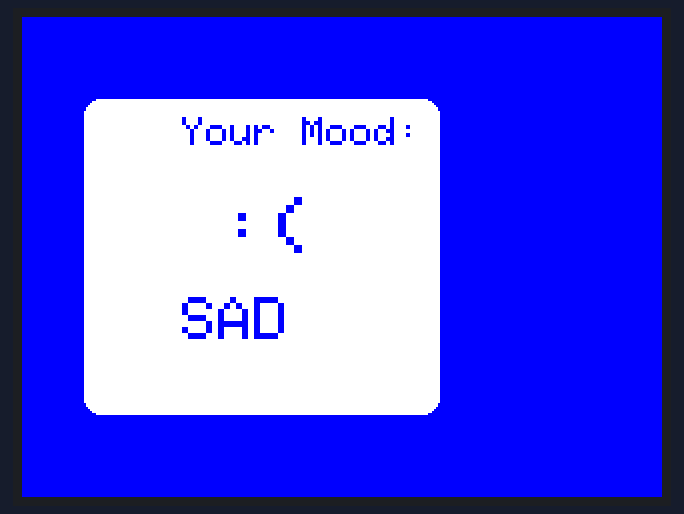
This sketch was run on a simulated ESP32. On the bench: 320×240 colour display. The audio player accepts every command and is not drawn; what the sketch prints to the serial monitor is not drawn.

Above: at 7.0 s.
At 19.2 s:
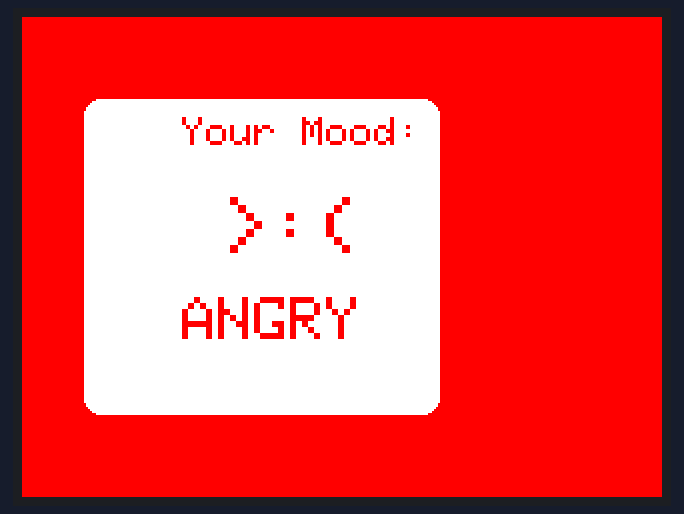
At 25.4 s:
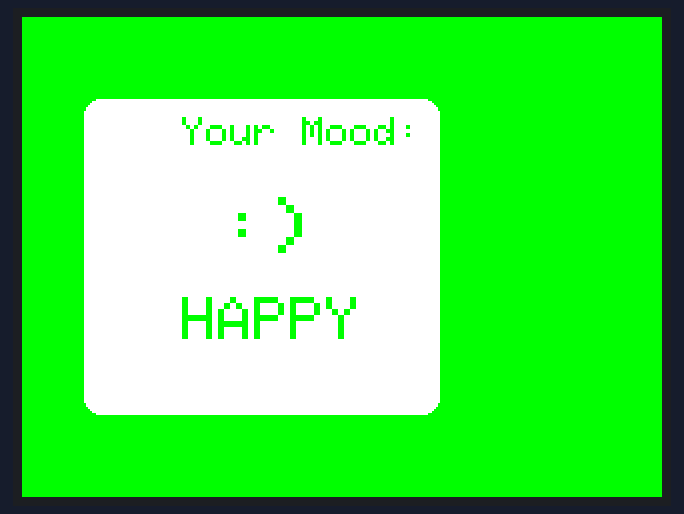
At 37.7 s:
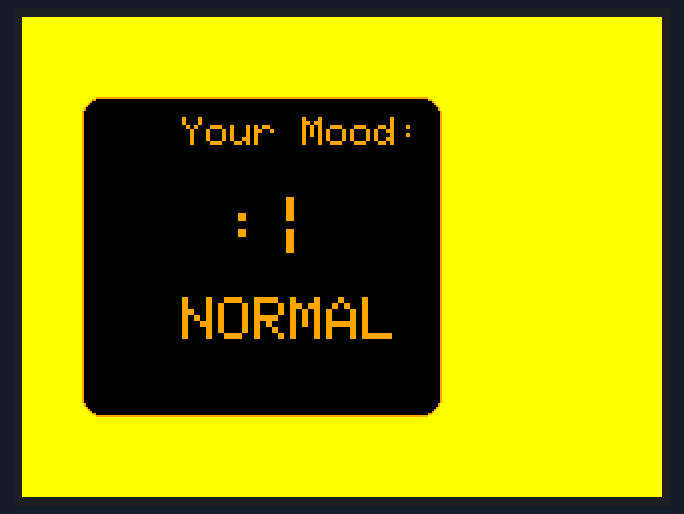

The sketch:

display_new.ino
```cpp
#include <SPI.h>
#include <Adafruit_GFX.h>
#include <Adafruit_ILI9341.h>
#include "DFRobotDFPlayerMini.h"

// TFT pin setup
#define TFT_CS   5
#define TFT_DC   2
#define TFT_RST  15
Adafruit_ILI9341 tft = Adafruit_ILI9341(TFT_CS, TFT_DC, TFT_RST);

// DFPlayer setup on UART2
HardwareSerial mySerial(2); // TX=16, RX=17
DFRobotDFPlayerMini myDFPlayer;

int mood = 1;  // Start with mood 1

void setup() {
  Serial.begin(115200);

  // TFT Setup
  tft.begin();
  tft.setRotation(1);
  showMoodScreen(mood);

  // DFPlayer Setup
  mySerial.begin(9600, SERIAL_8N1, 17, 16); // RX=16, TX=17
  Serial.println("Initializing DFPlayer...");
  if (!myDFPlayer.begin(mySerial)) {
    Serial.println("DFPlayer Mini not found!");
    while (true); // halt
  }
  myDFPlayer.volume(20); // Volume (0~30)
  Serial.println("DFPlayer Ready");

  playMusicBasedOnMood(mood);
}

void loop() {
  delay(6000); // Wait for 6 seconds
  mood++;
  if (mood > 4) mood = 1;

  showMoodScreen(mood);
  playMusicBasedOnMood(mood);
}

void showMoodScreen(int moodID) {
  String moodText, icon;
  uint16_t bg, boxColor, textColor;

  switch (moodID) {
    case 1:
      moodText = "HAPPY";
      icon = ":)";
      bg = ILI9341_GREEN;
      boxColor = ILI9341_WHITE;
      textColor = ILI9341_GREEN;
      break;
    case 2:
      moodText = "SAD";
      icon = ":(";
      bg = ILI9341_BLUE;
      boxColor = ILI9341_WHITE;
      textColor = ILI9341_BLUE;
      break;
    case 3:
      moodText = "NORMAL";
      icon = ":|";
      bg = ILI9341_YELLOW;
      boxColor = ILI9341_BLACK;
      textColor = ILI9341_ORANGE;
      break;
    case 4:
      moodText = "ANGRY";
      icon = ">:(";
      bg = ILI9341_RED;
      boxColor = ILI9341_WHITE;
      textColor = ILI9341_RED;
      break;
    default:
      moodText = "UNKNOWN";
      icon = "?";
      bg = ILI9341_BLACK;
      boxColor = ILI9341_WHITE;
      textColor = ILI9341_WHITE;
  }

  tft.fillScreen(bg);
  tft.fillRoundRect(30, 40, 180, 160, 10, boxColor);
  tft.drawRoundRect(30, 40, 180, 160, 10, textColor);

  tft.setTextColor(textColor);
  tft.setTextSize(2);
  tft.setCursor(80, 50);
  tft.println("Your Mood:");

  tft.setTextSize(4);
  tft.setCursor(100, 90);
  tft.println(icon);

  tft.setTextSize(3);
  tft.setCursor(80, 140);
  tft.println(moodText);
}

void playMusicBasedOnMood(int mood) {
  switch (mood) {
    case 1: // Happy - H.mp3
      myDFPlayer.play(3);
      Serial.println("Playing Happy (H.mp3)");
      break;
    case 2: // Sad - S.mp3
      myDFPlayer.play(2);
      Serial.println("Playing Sad (S.mp3)");
      break;
    case 3: // Normal - N.mp3
      myDFPlayer.play(4);
      Serial.println("Playing Normal (N.mp3)");
      break;
    case 4: // Angry - A.mp3
      myDFPlayer.play(1);
      Serial.println("Playing Angry (A.mp3)");
      break;
    default:
      Serial.println("Unknown mood, no music played.");
  }
}
```

Measured:
- what the display in image 0 shows lasts 6.1 s, from 6.9 s to 13.0 s
